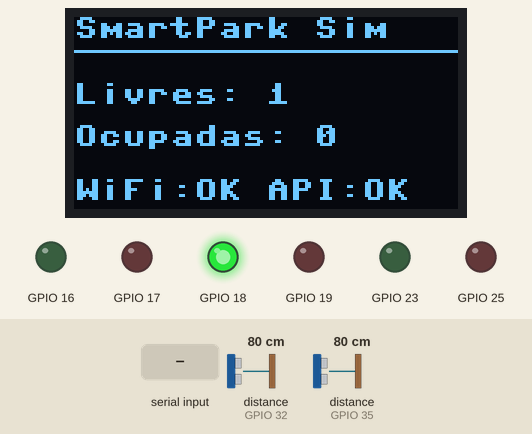
This program was run on a simulated ESP32 board running MicroPython. On the bench: 128×64 one-colour display, output pins drawn as LEDs (lit = HIGH). Wiring (from the project's diagram.json): green LED on GPIO 16, red LED on GPIO 17, green LED on GPIO 18, red LED on GPIO 19, green LED on GPIO 23, red LED on GPIO 25. The test bench sets the inputs (shaded band); at power-on: distance to the obstacle (sensors on GPIO 35, GPIO 32) 80 cm. The echo pulse lasts 58.3 µs per cm; WiFi joins after 1.5 s; values from a settings file that is not in the repository are placeholders; web requests get an empty 200 reply after 0.4 s; library files of the repository ran but are not shown: ssd1306.py; pins used as bus, display or sensor lines are not drawn; what the program prints to the serial console is not drawn.

Above: at 3.2 s.
3.3 s: distance to the obstacle (sensor on GPIO 35) set to 21 cm
7.3 s: distance to the obstacle (sensor on GPIO 35) set to 17 cm
At 11.7 s:
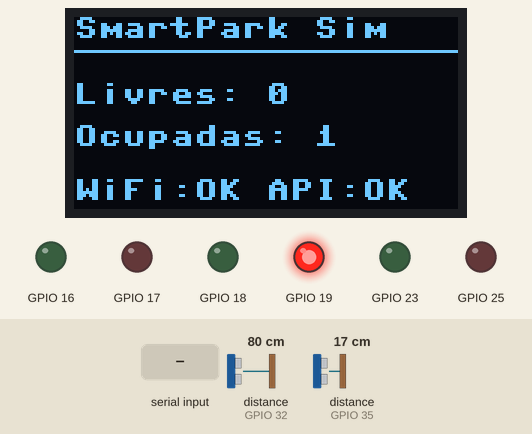
12.1 s: "w" typed at the serial console, then Enter
At 12.9 s:
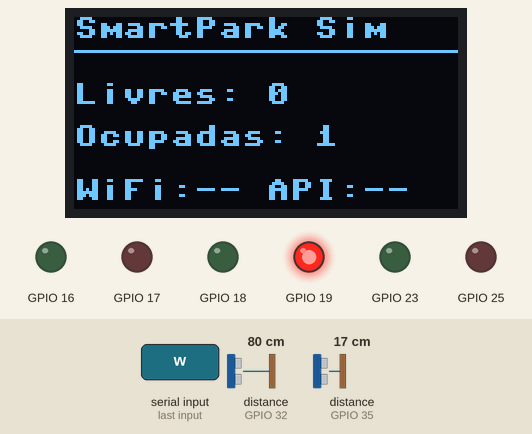
Timing chart, 0 to 15.1 s (numbered marks = the images above; inputs shaded):
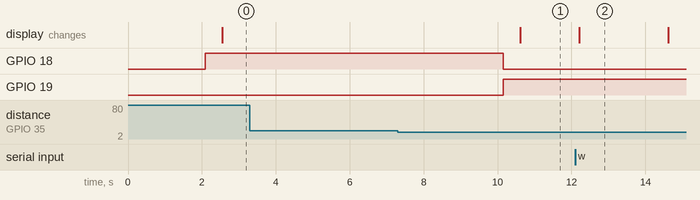

The program:

main.py
```python
"""
SmartPark Sim - Monitoramento de vagas (ESP32 + HC-SR04 + API REST)
Fluxo: HC-SR04 -> ESP32 (filtro/estado) -> LEDs/OLED -> Wi-Fi -> HTTPS -> Supabase
"""
import sys
import time
import select
import network
import urequests
import json
from machine import Pin, I2C, time_pulse_us
import secrets  # API_URL e DEVICE_KEY (arquivo secrets.py, fora do GitHub)

try:
    from ssd1306 import SSD1306_I2C
except ImportError:
    SSD1306_I2C = None

# ======================= CONFIGURACOES =======================
WIFI_SSID = "Wokwi-GUEST"
WIFI_SENHA = ""
DISPOSITIVO = "esp32-smartpark-01"

LIMIAR_OCUPADA_CM = 20.0
DIST_MIN_CM = 2.0
DIST_MAX_CM = 400.0
TIMEOUT_ECHO_US = 30000
INTERVALO_LEITURA_MS = 2000
INTERVALO_WIFI_MS = 10000
CONFIRMACOES = 2

ESTADO_DESCONHECIDO = 0
ESTADO_LIVRE = 1
ESTADO_OCUPADA = 2
TEXTO_ESTADO = {0: "desconhecido", 1: "livre", 2: "ocupada"}

PIN_SDA = 21
PIN_SCL = 22
OLED_ENDERECO = 0x3C


# ======================= DADOS DAS VAGAS =======================
class Vaga:
    def __init__(self, numero, pin_trig, pin_echo, pin_led_verde, pin_led_vermelho):
        self.numero = numero
        self.trig = Pin(pin_trig, Pin.OUT, value=0)
        self.echo = Pin(pin_echo, Pin.IN)
        self.led_verde = Pin(pin_led_verde, Pin.OUT, value=0)
        self.led_vermelho = Pin(pin_led_vermelho, Pin.OUT, value=0)
        self.estado = ESTADO_DESCONHECIDO
        self.candidato = ESTADO_DESCONHECIDO
        self.contagem = 0
        self.distancia = None
        self.leitura_valida = False
        self.falhas_seguidas = 0


# TRIG, ECHO, LED verde, LED vermelho
vagas = [
    Vaga(1, 13, 34, 16, 17),
    Vaga(2, 14, 35, 18, 19),
    Vaga(3, 27, 32, 23, 25),
]

# ======================= ESTADO GLOBAL =======================
sta = network.WLAN(network.STA_IF)
oled = None
wifi_estava_conectado = False
ultima_wifi = None
api_ok = False
poll_serial = select.poll()
poll_serial.register(sys.stdin, select.POLLIN)


# ======================= AUXILIARES =======================
def contar_vagas():
    livres = 0
    ocupadas = 0
    for v in vagas:
        if v.estado == ESTADO_LIVRE:
            livres += 1
        elif v.estado == ESTADO_OCUPADA:
            ocupadas += 1
    return livres, ocupadas


def passou(inicio, intervalo_ms):
    return inicio is None or time.ticks_diff(time.ticks_ms(), inicio) >= intervalo_ms


# ======================= WI-FI (NAO BLOQUEANTE) =======================
def conectar_wifi():
    global wifi_estava_conectado, ultima_wifi
    conectado = sta.isconnected()
    if conectado and not wifi_estava_conectado:
        print("[WIFI] Conectado. IP:", sta.ifconfig()[0])
    if not conectado and wifi_estava_conectado:
        print("[WIFI] Conexao perdida.")
    wifi_estava_conectado = conectado
    if conectado:
        return
    if not passou(ultima_wifi, INTERVALO_WIFI_MS):
        return
    ultima_wifi = time.ticks_ms()
    print("[WIFI] Tentando conectar a Wokwi-GUEST...")
    sta.connect(WIFI_SSID, WIFI_SENHA)


# ======================= SENSOR HC-SR04 =======================
def ler_distancia(v):
    """Distancia em cm, ou None se invalida/timeout."""
    v.trig.value(0)
    time.sleep_us(2)
    v.trig.value(1)
    time.sleep_us(10)
    v.trig.value(0)
    duracao_us = time_pulse_us(v.echo, 1, TIMEOUT_ECHO_US)
    if duracao_us < 0:
        return None
    distancia_cm = duracao_us / 58.0
    if distancia_cm < DIST_MIN_CM or distancia_cm > DIST_MAX_CM:
        return None
    return distancia_cm


def classificar_vaga(v, distancia_cm):
    """Filtro de confirmacao. Retorna True se o estado mudou."""
    lido = ESTADO_OCUPADA if distancia_cm < LIMIAR_OCUPADA_CM else ESTADO_LIVRE

    if v.estado == ESTADO_DESCONHECIDO:
        v.estado = lido
        v.candidato = lido
        v.contagem = 0
        return True

    if lido == v.estado:
        v.candidato = v.estado
        v.contagem = 0
        return False

    if lido == v.candidato:
        v.contagem += 1
    else:
        v.candidato = lido
        v.contagem = 1

    if v.contagem >= CONFIRMACOES:
        v.estado = lido
        v.contagem = 0
        return True
    return False


# ======================= SAIDAS LOCAIS =======================
def atualizar_leds(v):
    v.led_verde.value(1 if v.estado == ESTADO_LIVRE else 0)
    v.led_vermelho.value(1 if v.estado == ESTADO_OCUPADA else 0)


def atualizar_oled():
    if oled is None:
        return
    livres, ocupadas = contar_vagas()
    oled.fill(0)
    oled.text("SmartPark Sim", 0, 0)
    oled.hline(0, 11, 128, 1)
    oled.text("Livres: %d" % livres, 0, 22)
    oled.text("Ocupadas: %d" % ocupadas, 0, 36)
    oled.text("WiFi:%s API:%s" % ("OK" if sta.isconnected() else "--",
                                  "OK" if api_ok else "--"), 0, 54)
    oled.show()


# ======================= ENVIO PARA A API =======================
def enviar_api():
    global api_ok
    if not sta.isconnected():
        api_ok = False
        print("[API] sem Wi-Fi, envio adiado")
        return
    vs = [{"vaga": v.numero,
           "status": TEXTO_ESTADO[v.estado],
           "distancia_cm": round(v.distancia, 1) if v.leitura_valida else None}
          for v in vagas if v.estado != ESTADO_DESCONHECIDO]
    if not vs:
        return
    try:
        r = urequests.post(
            secrets.API_URL,
            data=json.dumps({"dispositivo": DISPOSITIVO, "vagas": vs}),
            headers={"Content-Type": "application/json",
                     "x-device-key": secrets.DEVICE_KEY})
        print("[API] HTTP", r.status_code)
        api_ok = (r.status_code == 200)
        r.close()
    except Exception as e:
        api_ok = False
        print("[API] ERRO", e)


# ======================= CICLO DE LEITURA =======================
def ciclo_leitura():
    for v in vagas:
        d = ler_distancia(v)
        if d is None:
            v.leitura_valida = False
            v.falhas_seguidas += 1
            print("[SENSOR] Vaga %d: leitura invalida/timeout (falhas: %d)" %
                  (v.numero, v.falhas_seguidas))
        else:
            v.leitura_valida = True
            v.distancia = d
            v.falhas_seguidas = 0
            mudou = classificar_vaga(v, d)
            print("[SENSOR] Vaga %d: %.1f cm -> %s" % (v.numero, d, TEXTO_ESTADO[v.estado]))
            if mudou:
                print("[EVENTO] Vaga %d mudou para %s" % (v.numero, TEXTO_ESTADO[v.estado]))
        atualizar_leds(v)

    enviar_api()
    atualizar_oled()


# ======================= COMANDO DE TESTE (terminal) =======================
# tecla w = derruba o Wi-Fi
def tratar_comandos_serial():
    while poll_serial.poll(0):
        c = sys.stdin.read(1)
        if c == "w":
            print("[TESTE] Forcando queda do Wi-Fi.")
            sta.disconnect()


# ======================= PROGRAMA PRINCIPAL =======================
def main():
    global oled
    print("\n=== SmartPark Sim iniciando (MicroPython) ===")

    if SSD1306_I2C is None:
        print("[OLED] ssd1306.py nao encontrado (sem display).")
    else:
        try:
            i2c = I2C(0, scl=Pin(PIN_SCL), sda=Pin(PIN_SDA), freq=400000)
            oled = SSD1306_I2C(128, 64, i2c, OLED_ENDERECO)
        except Exception as e:
            print("[OLED] Falha ao iniciar (%s)." % e)
    atualizar_oled()

    sta.active(True)
    for tentativa in range(3):
        print("[WIFI] Tentativa", tentativa + 1, end=" ")
        sta.disconnect()
        time.sleep_ms(500)
        sta.connect(WIFI_SSID, WIFI_SENHA)
        t0 = time.ticks_ms()
        while not sta.isconnected() and time.ticks_diff(time.ticks_ms(), t0) < 10000:
            print(".", end="")
            time.sleep_ms(300)
        print()
        if sta.isconnected():
            break
    ultima_leitura = time.ticks_add(time.ticks_ms(), -INTERVALO_LEITURA_MS)

    while True:
        conectar_wifi()
        tratar_comandos_serial()
        if time.ticks_diff(time.ticks_ms(), ultima_leitura) >= INTERVALO_LEITURA_MS:
            ultima_leitura = time.ticks_ms()
            ciclo_leitura()
        time.sleep_ms(20)


if __name__ == "__main__":
    main()
```

Measured:
- the behaviour switches between 20 and 19 cm on distance to the obstacle (sensor on GPIO 35) (found by bisection; images 0 and 1)
- after the input at 3.3 s, every drawn part: stays the same
- after the input at 7.3 s, GPIO 18: HIGH → LOW after 2.9 s; GPIO 19: LOW → HIGH after 2.9 s; the display: changes after 3.3 s (image 1)
- after the input at 12.1 s, the display: changes after 0.11 s (image 2)
